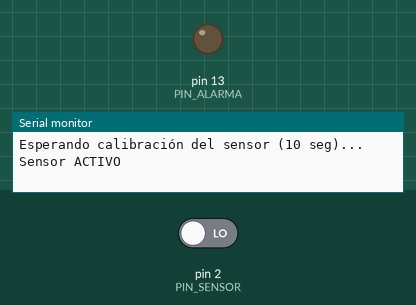
Bench run of a sketch on a simulated Arduino Uno, built with avr-gcc and run on an emulated ATmega328P. Parts: output pins drawn as LEDs (lit = HIGH), the last lines printed to the serial monitor. The test bench sets the inputs (shaded band); at power-on: pin 2 (PIN_SENSOR) LOW.

Above: at 11.2 s.
11.3 s: pin 2 (PIN_SENSOR) driven HIGH
At 11.7 s:
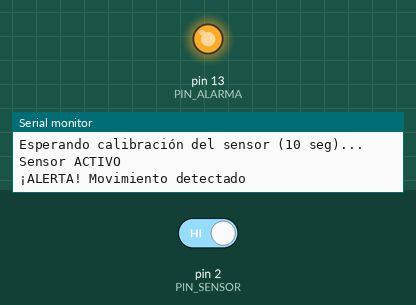
12.8 s: pin 2 (PIN_SENSOR) driven LOW
At 14.5 s:
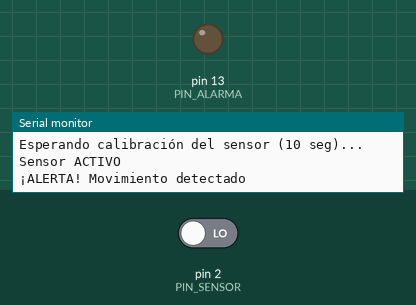
Timing chart, 0 to 16.0 s (numbered marks = the images above; inputs shaded):
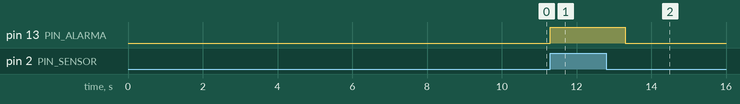

Measured:
- after the input at 11.3 s, pin 13 (PIN_ALARMA): LOW → HIGH at once
- after the input at 12.8 s, pin 13 (PIN_ALARMA): HIGH → LOW after 0.50 s

The sketch:

L4_Sensor_PIR.ino
```cpp
/*
 * ---------------------------------------------------------
 * INSANI ROBOTICS - FUNDAMENTOS DE ARDUINO
 * F1_L4: Sensor de Movimiento (PIR)
 * Objetivo: Usar un sensor industrial simple.
 * ---------------------------------------------------------
 */

const int PIN_SENSOR = 2; // Pin del sensor PIR
const int PIN_ALARMA = 13; // LED integrado del Arduino

void setup() {
  pinMode(PIN_SENSOR, INPUT);
  pinMode(PIN_ALARMA, OUTPUT);
  Serial.begin(9600); // Para ver mensajes en PC

  Serial.println("Esperando calibración del sensor (10 seg)...");
  delay(10000); // El PIR necesita unos segundos para 'acostumbrarse' al ambiente
  Serial.println("Sensor ACTIVO");
}

void loop() {
  int movimiento = digitalRead(PIN_SENSOR);

  if (movimiento == HIGH) {
    digitalWrite(PIN_ALARMA, HIGH);
    Serial.println("¡ALERTA! Movimiento detectado");
    delay(2000); // Mantiene la alarma 2 segundos
  } else {
    digitalWrite(PIN_ALARMA, LOW);
  }
}
```
